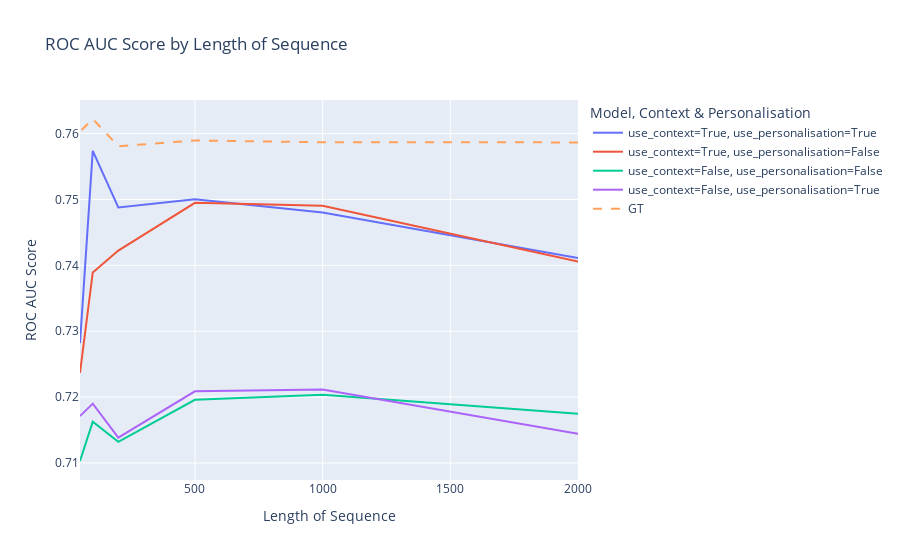

Write notebook code for a chart like this one.
### Code cell
import plotly.graph_objects as go

# Prepare data for unique combinations of 'hparams.use_context' and 'hparams.use_personalisation'
unique_combinations = df[['hparams.use_context', 'hparams.use_personalisation']].drop_duplicates()

# Create a Plotly figure
fig = go.Figure()

# Add lines for each unique combination for model="CPPOD", outliers="omiss"
for _, row in unique_combinations.iterrows():
    subset_df = df[(df['hparams.use_context'] == row['hparams.use_context']) & 
                            (df['hparams.use_personalisation'] == row['hparams.use_personalisation'])]
    
    label = f"use_context={row['hparams.use_context']}, use_personalisation={row['hparams.use_personalisation']}"
    
    fig.add_trace(go.Scatter(x=subset_df['hparams.t_max'],
                             y=subset_df['roc_auc_score model="CPPOD", outliers="omiss" '],
                             mode='lines',
                             name=label))

# Add a single line for model="GT", outliers="omiss"
any_combination = df[['hparams.use_context', 'hparams.use_personalisation']].drop_duplicates().iloc[0]
subset_df_for_gt = df[(df['hparams.use_context'] == any_combination['hparams.use_context']) & 
                               (df['hparams.use_personalisation'] == any_combination['hparams.use_personalisation'])]
any_value = subset_df_for_gt['roc_auc_score model="GT", outliers="omiss" '].iloc[0]

fig.add_trace(go.Scatter(x=subset_df_for_gt['hparams.t_max'],
                         y=subset_df_for_gt['roc_auc_score model="GT", outliers="omiss" '],
                         mode='lines',
                         name='GT',
                         line=dict(dash='dash')))

# Update layout
fig.update_layout(title='ROC AUC Score by Length of Sequence',
                  xaxis_title='Length of Sequence',
                  yaxis_title='ROC AUC Score',
                  legend_title='Model, Context & Personalisation')

# Show figure
fig.show()

### Figure 1 — Plotly figure (JSON) as saved in the notebook; plotly's stock layout.template omitted (floating-point values rounded to 4 significant figures)
{"data": [{"mode": "lines", "name": "use_context=True, use_personalisation=True", "type": "scatter", "x": [2000, 1000, 500, 200, 100, 50], "y": [0.7411, 0.748, 0.75, 0.7488, 0.7574, 0.7282]}, {"mode": "lines", "name": "use_context=True, use_personalisation=False", "type": "scatter", "x": [2000, 1000, 500, 200, 100, 50], "y": [0.7406, 0.749, 0.7495, 0.7422, 0.7389, 0.7237]}, {"mode": "lines", "name": "use_context=False, use_personalisation=False", "type": "scatter", "x": [2000, 1000, 500, 200, 100, 50], "y": [0.7175, 0.7203, 0.7196, 0.7132, 0.7163, 0.7103]}, {"mode": "lines", "name": "use_context=False, use_personalisation=True", "type": "scatter", "x": [2000, 1000, 500, 200, 100, 50], "y": [0.7144, 0.7211, 0.7209, 0.7138, 0.719, 0.7171]}, {"line": {"dash": "dash"}, "mode": "lines", "name": "GT", "type": "scatter", "x": [2000, 1000, 500, 200, 100, 50], "y": [0.7587, 0.7587, 0.759, 0.7581, 0.7622, 0.7603]}], "layout": {"legend": {"title": {"text": "Model, Context & Personalisation"}}, "title": {"text": "ROC AUC Score by Length of Sequence"}, "xaxis": {"title": {"text": "Length of Sequence"}}, "yaxis": {"title": {"text": "ROC AUC Score"}}}}
